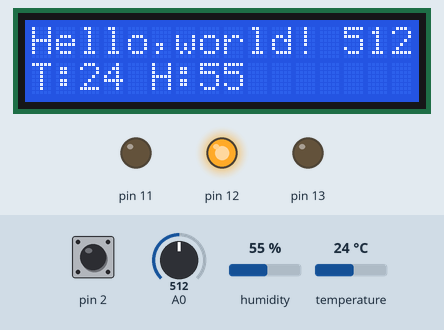
A sketch run on a simulated Arduino Uno, built with avr-gcc and run on an emulated ATmega328P. Shown: 16×2 character LCD, output pins drawn as LEDs (lit = HIGH). The test bench sets the inputs (shaded band); at power-on: pin 2 HIGH, A0 = 512, humidity 55 %, temperature 24 °C. What the sketch prints to the serial monitor is not drawn.

Above: at 1.2 s.
1.3 s: pin 2 pulled LOW for 0.15 s
At 1.9 s:
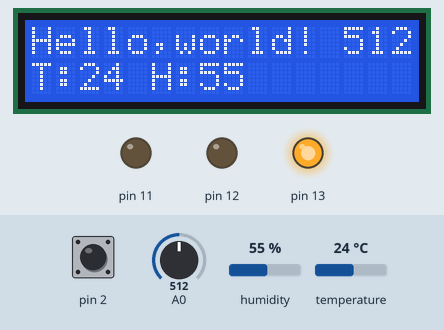
3.0 s: A0 set to 716
At 4.2 s:
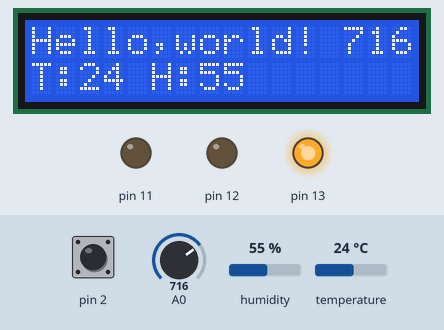
4.6 s: pin 2 pulled LOW for 1 s
At 6.6 s:
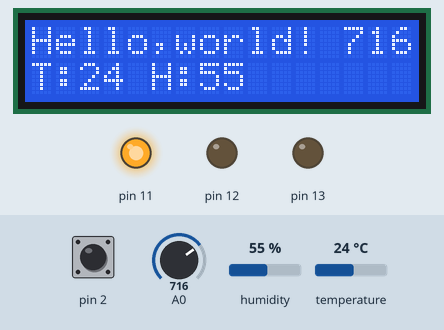
7.1 s: humidity set to 22 %
At 9.7 s:
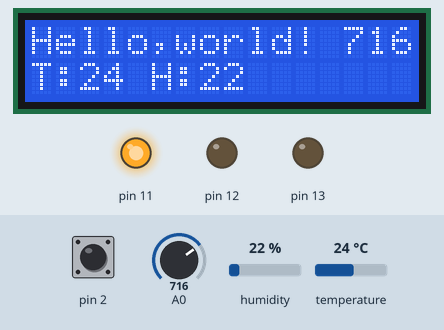
10.0 s: temperature set to 1 °C
At 11.8 s:
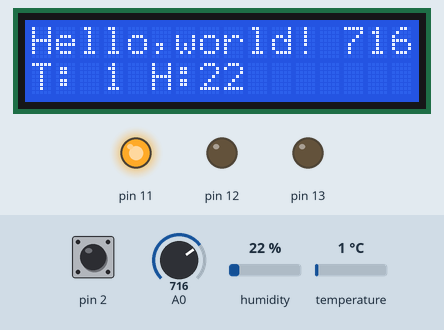
12.1 s: A0 set to 900
At 13.2 s:
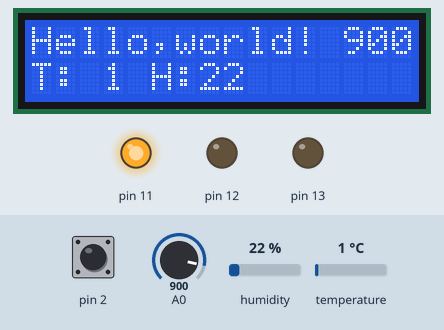
Timing chart, 0 to 14.6 s (numbered marks = the images above; inputs shaded):
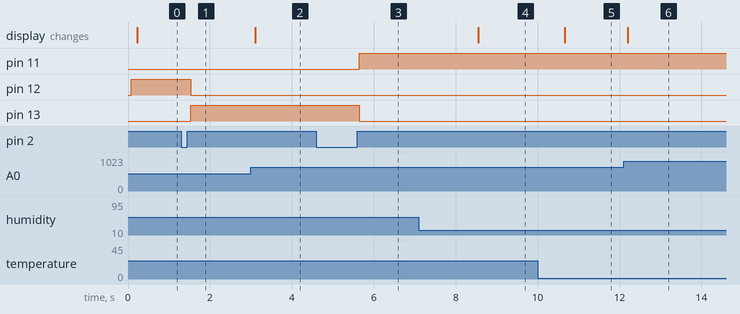

The sketch:

source.ino
```cpp
/*
1. LCD 연결해서 헬로우 월드한다.
2. + 가변저항 연결해서 0~1024 값을 LCD에 나타낸다.
3. + 버튼 연결해서 누를 때마다 적-녹-황 LED를 돌아가며 켜게한다.
4. + DHT11 온습도 센서 연결해서 2초마다 1회씩 시리얼에 프린트한다.
5. + LCD에 가변저항값, 온도, 습도를 차례대로 나타낸다.
6. + 시리얼에 가변저항값, 온도, 습도를 차례대로 나타낸다.
*/

#include <LiquidCrystal_I2C.h>
#include "DHT.h"

LiquidCrystal_I2C lcd(0x27, 16, 2);
DHT dht(8,DHT11);

int aVal =  0;
int pVal = -1;
char buf[5];

int state=0;
int nextstate=0;

int ledr=1;
int ledg=0;
int ledy=0;

int cnt=1;

int temp=0;
int humid=0;

char dhtbuf[41];

char serialbuf[41];

void setup() {
  pinMode(2,INPUT_PULLUP);
  pinMode(11,OUTPUT);
  pinMode(12,OUTPUT);
  pinMode(13,OUTPUT);

  Serial.begin(9600);

  dht.begin();

  lcd.init();
  lcd.backlight();
  lcd.print("Hello,world!");
  // lcd.write(239);
  //lcd.setCursor(0, 1);
  //lcd.print("Arduino at INU!");
  aVal = analogRead( A0 );
  lcd.setCursor(12, 0);
  lcd.print(aVal);
}

void loop() {

  nextstate=digitalRead(2);

  if(nextstate==1&&state==0){
    if(ledr){
      ledr=0;
      ledg=1;
      cnt=1;
    }
    else if(ledg){
      ledg=0;
      ledy=1;
      cnt=2;
    }
    else if(ledy){
      ledy=0;
      ledr=1;
      cnt=0;
    }
  }
  digitalWrite(11,ledr);
  digitalWrite(12,ledg);
  digitalWrite(13,ledy);

  state=nextstate;

  aVal = analogRead( A0 );
  if (abs(pVal - aVal) >= 2) {
    pVal = aVal;
    lcd.setCursor(12, 0);
    sprintf( buf, "%4d", aVal);
    lcd.print(buf);
  }

  temp=dht.readTemperature();
  humid=dht.readHumidity();

  sprintf(dhtbuf,"T:%2d H:%2d",temp,humid);
  sprintf(serialbuf,"%d,%d,%d,%d",cnt,aVal,temp,humid);
  lcd.print(dhtbuf);
  Serial.println(serialbuf);
  lcd.setCursor(0,1);

  delay(100);
}
```

Measured:
- after the input at 1.3 s, pin 12: HIGH → LOW after 0.23 s; pin 13: LOW → HIGH after 0.23 s
- after the input at 3.0 s, the display: changes after 0.11 s (image 2)
- after the input at 4.6 s, pin 11: LOW → HIGH after 1.0 s; pin 13: HIGH → LOW after 1.0 s
- after the input at 7.1 s, the display: changes after 1.5 s (image 4)
- after the input at 10.0 s, the display: changes after 0.66 s (image 5)
- after the input at 12.1 s, the display: changes after 0.10 s (image 6)
